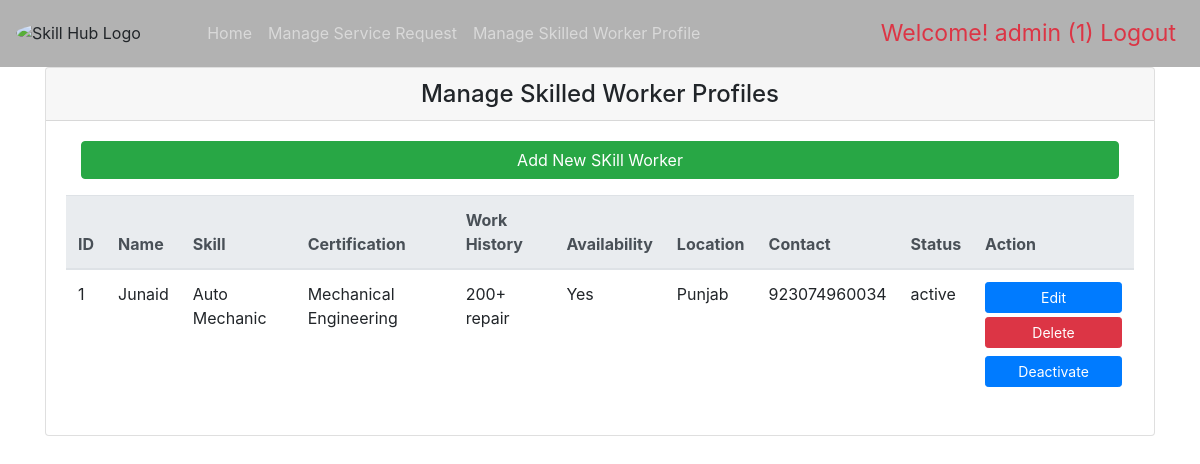
/Admin/dashboard.php (signed in), run on the app's committed database.
### tables this page shows
CREATE TABLE `workerprofile` (
  `id` int(11) NOT NULL,
  `name` varchar(255) NOT NULL,
  `skills` varchar(255) DEFAULT NULL,
  `certifications` varchar(255) DEFAULT NULL,
  `work_history` text DEFAULT NULL,
  `availability` varchar(50) DEFAULT NULL,
  `location` varchar(255) DEFAULT NULL,
  `contact` varchar(20) DEFAULT NULL,
  `status` enum('active','inactive') NOT NULL DEFAULT 'active'
);

### Admin/dashboard.php (the view, shortened to what this page needs)
<?php
include('config.php');
$sql = "SELECT * FROM workerprofile";
$result = $conn->query($sql);
?>
<!DOCTYPE html>
<html lang="en">
<head>
    <link href="//maxcdn.bootstrapcdn.com/bootstrap/4.1.1/css/bootstrap.min.css" rel="stylesheet" id="bootstrap-css">
</head>
<body>
    <?php
    include('navbar.php');
    ?>
    <div class="container">
        <div class="row justify-content-center">
            <div class="col-md-12">
                <div class="card">
                    <h4 class="card-header text-center">Manage Skilled Worker Profiles</h4>
                    <div class="card-body">
                    <div class="container">
                            <a href="addskild_worker.php" class="btn col btn-success mb-3 float-right">Add New SKill
                                Worker</a>
                        </div>
                        <table class="table">
                            <thead class="thead-light">
                                <tr>
                                    <th>ID</th>
                                    <th>Name</th>
                                    <th>Skill</th>
                                    <th>Certification</th>
                                    <th>Work History</th>
                                    <th>Availability</th>
                                    <th>Location</th>
                                    <th>Contact</th>
                                    <th>Status</th>
                                    <th>Action</th>
                                </tr>
                            </thead>
                            <tbody>
                                <?php
                                while ($row = $result->fetch_assoc()) {
                                    echo '<tr>';
                                    echo '<td>' . $row['id'] . '</td>';
                                    echo '<td>' . $row['name'] . '</td>';
                                    echo '<td>' . $row['skills'] . '</td>';
                                    echo '<td>' . $row['certifications'] . '</td>';
                                    echo '<td>' . $row['work_history'] . '</td>';
                                    echo '<td>' . $row['availability'] . '</td>';
                                    echo '<td>' . $row['location'] . '</td>';
                                    echo '<td>' . $row['contact'] . '</td>';
                                    echo '<td>' . $row['status'] . '</td>';
                                    echo '<td>
                                        <button type="button" class="btn btn-primary col btn-sm" data-toggle="modal" data-target="#editModal' . $row['id'] . '">Edit</button>
                                        <form method="post" style="display: inline;">
                                            <input type="hidden" name="worker_id" value="' . $row['id'] . '">
                                            <button type="submit" class="btn btn-danger col btn-sm mt-1" name="delete" onclick="return confirm(\'Are you sure you want to delete this worker profile?\')">Delete</button>
                                            <button type="submit" class="btn btn-primary btn-sm col mt-2" name="toggleStatus">' .
                                                ($row['status'] == 'active' ? 'Deactivate' : 'Activate') . '</button>
                                        </form>
                                    </td>';
                                    echo '</tr>';
                                }
                                ?>
                            </tbody>
                        </table>
                    </div>
                </div>
            </div>
        </div>
    </div>
</body>
</html>

### Admin/navbar.php (shortened to what this page needs)
<nav class="navbar navbar-expand-lg navbar-dark bg-dark" style="background-color: rgba(0, 0, 0, 0.3) !important; border: none;">
    <img src="../imgs/logo3.png" alt="Skill Hub Logo" class="mr-2" style="border-radius: 50%; width: 15%;">
    <div class="collapse navbar-collapse" id="navbarNav">
        <ul class="navbar-nav">
            <li class="nav-item">
                <a class="nav-link" href="../index.php">Home</a>
            </li>
            <?php if (isset($_SESSION['user_id'])): ?>
                <li class="nav-item">
                    <a class="nav-link" href="ManageService_request.php">Manage Service Request</a>
                </li>
                <li class="nav-item">
                    <a class="nav-link" href="dashboard.php">Manage Skilled Worker Profile</a>
                </li>
            <?php endif; ?>
        </ul>
    </div>
    <ul class="navbar-nav ml-auto">
        <li class="nav-item float-right">
            <?php if (isset($_SESSION['user_id'])): ?>
                <a class="nav-link text-danger" href="logout.php" style="font-size: 23px;">
                <?php
                $userId = $_SESSION['user_id'];
                $userNameSql = "SELECT username FROM admins WHERE id = ?";
                $userNameStmt = $conn->prepare($userNameSql);
                $userNameStmt->bind_param('i', $userId);
                $userNameStmt->execute();
                $userNameResult = $userNameStmt->get_result();
                if ($userNameRow = $userNameResult->fetch_assoc()) {
                    $userName = $userNameRow['username'];
                    echo 'Welcome! ' . $userName . ' (' . $_SESSION['user_id'] . ')';
                }
            ?> Logout</a>
            <?php endif; ?>
        </li>
    </ul>
</nav>

### data on the page
workerprofile: id "1", name "Junaid", skills "Auto Mechanic", certifications "Mechanical Engineering", work_history "200+ repair", availability "Yes", location "Punjab", contact "923074960034", status "active", shows "Deactivate"

### other printed values
$userName "admin"
$_SESSION['user_id'] "1"
